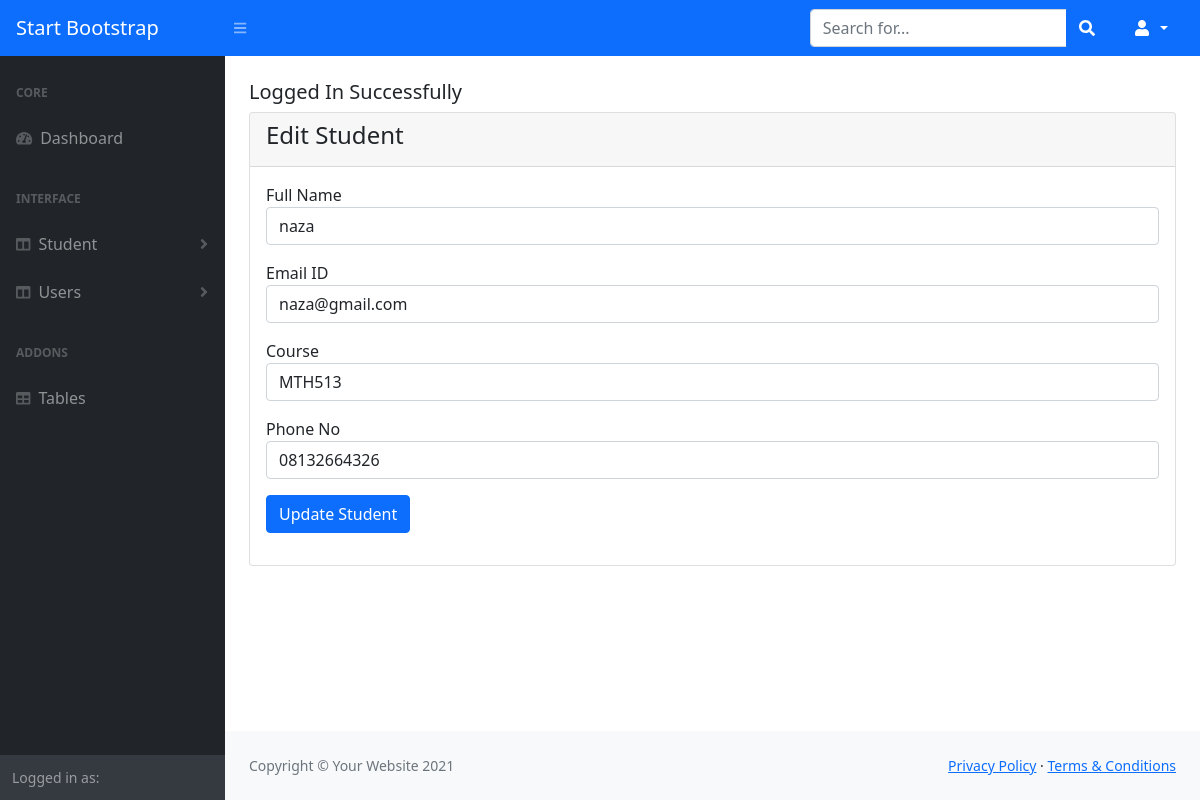
The page /admin/edit_student.php?id=3 (signed in) on the database its author committed.
### tables this page shows
CREATE TABLE `students` (
  `id` int(11) NOT NULL,
  `fullname` varchar(191) NOT NULL,
  `email` varchar(191) NOT NULL,
  `course` varchar(191) NOT NULL,
  `phone` varchar(20) NOT NULL
);

### config/databaseConnection.php (called while the page is built, shortened)
<?php
class DatabaseConnection {
	public function __construct(){
		$conn = new mysqli(DB_HOST,DB_USER,DB_PASSWORD,DB_DATABASE);
		return $this->conn = $conn;
	}
}
  ?>

### admin/controllers/studentController.php (called while the page is built, shortened)
<?php
class StudentController {
	public function __construct(){
		$db = new DatabaseConnection;
		$this->conn = $db->conn;
	}
	public function edit($id){
		$student_id = validateInput($this->conn, $id);
		$studentQuery = "SELECT * FROM students WHERE id = '$student_id' LIMIT 1";
		$result = $this->conn->query($studentQuery) or die($this->conn->error);
		if ($result->num_rows == 1){
			$data = $result->fetch_assoc();
			return $data;
		} else {
			return false;
		}
	}
}
?>

### controllers/authenticationController.php (called while the page is built, shortened)
<?php
class AuthenticationController {
	public function __construct(){
		$db = new DatabaseConnection;
	}
}
?>

### config/app.php (called while the page is built, shortened)
<?php
include_once("databaseConnection.php");
function validateInput($dbcon, $input){
	return mysqli_real_escape_string($dbcon, $input);
}
?>

### admin/edit_student.php (the view, shortened to what this page needs)
<?php
include("../config/app.php");
include_once("../controllers/authenticationController.php");
include_once("controllers/studentController.php");
include("includes/header.php");
?>
<div class="container-fluid px-4">
    <div class="row mt-4">
    	<div class="col-md-12">
    		<?php include("../message.php"); ?>
    		<div class="card">
    			<div class="card-header">
    				<h4>Edit Student</h4>
    			</div>
    			<div class="card-body">
    				<?php
    				if (isset($_GET["id"])){
    					$student_id = validateInput($db->conn, $_GET["id"]);
    					$student = new StudentController;
    					$result = $student->edit($student_id);
    					if ($result){
    							?>
    				<form action="code/student_code.php" method="POST">
    					<div class="mb-3">
    						<label for="full-name">Full Name</label>
    						<input type="text" name="fullname" class="form-control" value="<?= $result["fullname"]; ?>" required>
    					</div>
    					<div class="mb-3">
    						<label for="full-name">Email ID</label>
    						<input type="email" name="email" class="form-control" value="<?= $result["email"]; ?>" required>
    					</div>
    					<div class="mb-3">
    						<label for="full-name">Course</label>
    						<input type="text" name="course" class="form-control" value="<?= $result["course"]; ?>" required>
    					</div>
    					<div class="mb-3">
    						<label for="full-name">Phone No</label>
    						<input type="text" name="phone" class="form-control" value="<?= $result["phone"]; ?>" required>
    					</div>
    					<div class="mb-3">
    						<button type="submit" name="update_student" class="btn btn-primary">Update Student</button>
    					</div>
    				</form>
    							<?php
    					} else {
    						echo "<h4>No Record Found</h4>";
    					}
    				} else {
    					echo "<h4>Something went wrong</h4>";
    				}
    				?>
    			</div>
    		</div>
    	</div>
    </div>
    </div>
<?php
include("includes/footer.php");
include("includes/scripts.php");
?>

### rows shown on the page
students: fullname "naza", email "naza@gmail.com", course "MTH513", phone "08132664326"

### other values the page prints
$_SESSION["message"] "Logged In Successfully"
